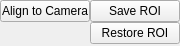
<?xml version="1.0" encoding="UTF-8"?>
<ui version="4.0">
 <class>Form</class>
 <widget class="QWidget" name="Form">
  <property name="geometry">
   <rect>
    <x>0</x>
    <y>0</y>
    <width>180</width>
    <height>46</height>
   </rect>
  </property>
  <property name="sizePolicy">
   <sizepolicy hsizetype="Fixed" vsizetype="Fixed">
    <horstretch>0</horstretch>
    <verstretch>0</verstretch>
   </sizepolicy>
  </property>
  <property name="windowTitle">
   <string>Form</string>
  </property>
  <layout class="QGridLayout" name="gridLayout">
   <property name="margin">
    <number>0</number>
   </property>
   <property name="spacing">
    <number>0</number>
   </property>
   <item row="0" column="0">
    <widget class="QPushButton" name="Align_to_Camera">
     <property name="sizePolicy">
      <sizepolicy hsizetype="Fixed" vsizetype="Fixed">
       <horstretch>0</horstretch>
       <verstretch>0</verstretch>
      </sizepolicy>
     </property>
     <property name="minimumSize">
      <size>
       <width>90</width>
       <height>0</height>
      </size>
     </property>
     <property name="text">
      <string>Align to Camera</string>
     </property>
    </widget>
   </item>
   <item row="0" column="1">
    <widget class="QPushButton" name="saveROI">
     <property name="sizePolicy">
      <sizepolicy hsizetype="Fixed" vsizetype="Fixed">
       <horstretch>0</horstretch>
       <verstretch>0</verstretch>
      </sizepolicy>
     </property>
     <property name="minimumSize">
      <size>
       <width>90</width>
       <height>0</height>
      </size>
     </property>
     <property name="text">
      <string>Save ROI</string>
     </property>
    </widget>
   </item>
   <item row="1" column="1">
    <widget class="QPushButton" name="restoreROI">
     <property name="sizePolicy">
      <sizepolicy hsizetype="Fixed" vsizetype="Fixed">
       <horstretch>0</horstretch>
       <verstretch>0</verstretch>
      </sizepolicy>
     </property>
     <property name="minimumSize">
      <size>
       <width>90</width>
       <height>0</height>
      </size>
     </property>
     <property name="text">
      <string>Restore ROI</string>
     </property>
    </widget>
   </item>
  </layout>
 </widget>
 <resources/>
 <connections/>
</ui>
